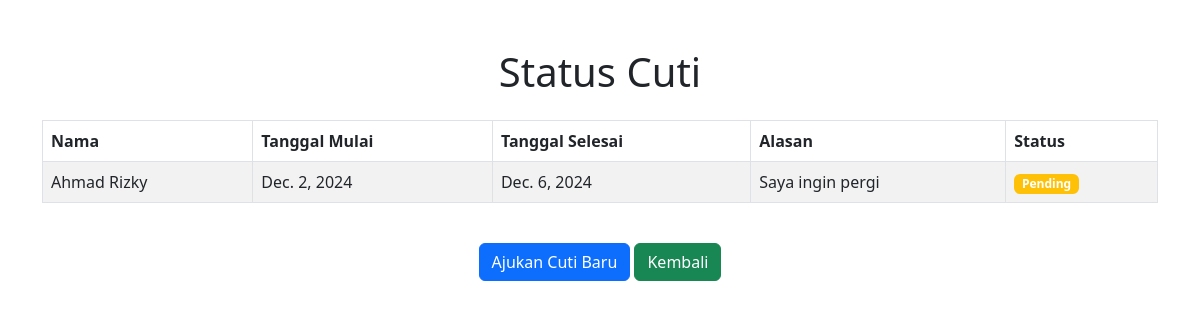
/status-cuti/ (signed in), run on the app's committed database.
### users/models.py (models this page shows, shortened)
class LeaveRequest(models.Model):
    user = models.ForeignKey(User, on_delete=models.CASCADE)
    start_date = models.DateField()
    end_date = models.DateField()
    reason = models.TextField()
    status = models.CharField(
        max_length=20,
        choices=[('Pending', 'Pending'), ('Approved', 'Approved'), ('Rejected', 'Rejected')],
        default='Pending'
    )
    created_at = models.DateTimeField(default=now)

class User(AbstractUser):
    ROLE_CHOICES = [
        ('admin', 'Admin'),
        ('staff', 'Staff'),
    ]
    role = models.CharField(max_length=10, choices=ROLE_CHOICES)
    job_title = models.CharField(
        max_length=30,
        choices=[
            ('Tenaga Administrasi', 'Tenaga Administrasi'),
            ('Petugas Kebersihan', 'Petugas Kebersihan'),
            ('Petugas Keamanan', 'Petugas Keamanan'),
            ('Admin', 'Admin'),
        ],
        blank=True,
        null=True,
    )
    profile_picture = models.ImageField(upload_to='profile_pictures/', blank=True, null=True)

### users/views.py (the view)
# urls.py: path('status-cuti/', views.leave_status_view, name='leave_status'),
@login_required
def leave_status_view(request):
    leave_requests = LeaveRequest.objects.filter(user=request.user).order_by('-start_date')
    return render(request, 'status_cuti.html', {'leave_requests': leave_requests})

### templates/status_cuti.html (shortened to what this page needs)
{% load static %}
<!DOCTYPE html>
<html lang="en">
<head>
    <link href="https://cdn.jsdelivr.net/npm/bootstrap@5.3.0/dist/css/bootstrap.min.css" rel="stylesheet">
</head>
<body>
    <div class="container mt-5">
        <h1 class="text-center mb-4">Status Cuti</h1>
        <div class="table-responsive">
            <table class="table table-bordered table-striped">
                <thead class="thead-dark">
                    <tr>
                        <th>Nama</th>
                        <th>Tanggal Mulai</th>
                        <th>Tanggal Selesai</th>
                        <th>Alasan</th>
                        <th>Status</th>
                    </tr>
                </thead>
                <tbody>
                    {% if leave_requests %}
                        {% for leave in leave_requests %}
                            <tr>
                                <td>{{ leave.user.get_full_name }}</td>
                                <td>{{ leave.start_date }}</td>
                                <td>{{ leave.end_date }}</td>
                                <td>{{ leave.reason }}</td>
                                <td>
                                    <span class="badge
                                        {% if leave.status == 'Pending' %} bg-warning
                                        {% elif leave.status == 'Approved' %} bg-success
                                        {% elif leave.status == 'Rejected' %} bg-danger
                                        {% endif %}">
                                        {{ leave.status }}
                                    </span>
                                </td>
                            </tr>
                        {% endfor %}
                    {% else %}
                        <tr>
                            <td colspan="5" class="text-center">Belum ada data pengajuan cuti.</td>
                        </tr>
                    {% endif %}
                </tbody>
            </table>
        </div>
        <div class="text-center mt-4">
            <a href="{% url 'leave_request' %}" class="btn btn-primary">Ajukan Cuti Baru</a>
            <a button type="submit" class="btn btn-success btn-block" href="{% url 'staff_dashboard' %}">Kembali</a></button>
        </div>
    </div>
</body>
</html>

### data on the page
LeaveRequest: user.get_full_name "Ahmad Rizky", start_date "Dec. 2, 2024", end_date "Dec. 6, 2024", reason "Saya ingin pergi", status "Pending"
